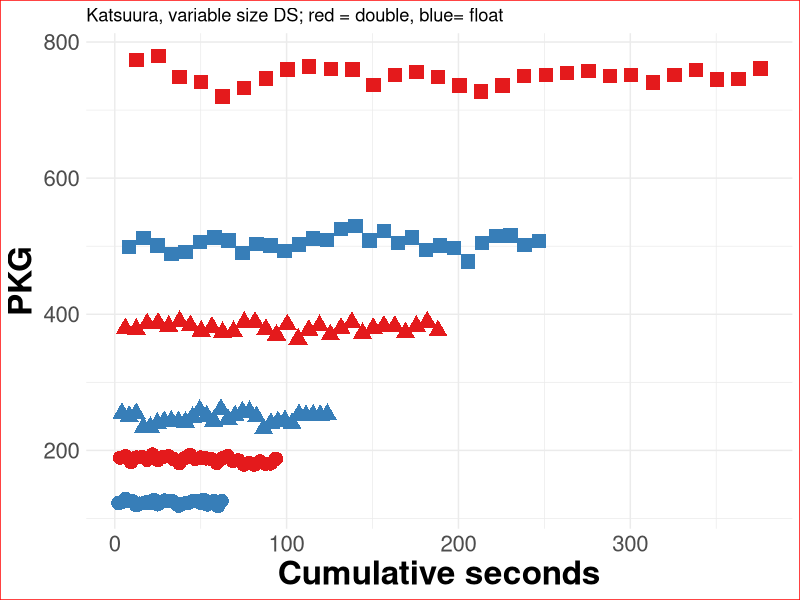
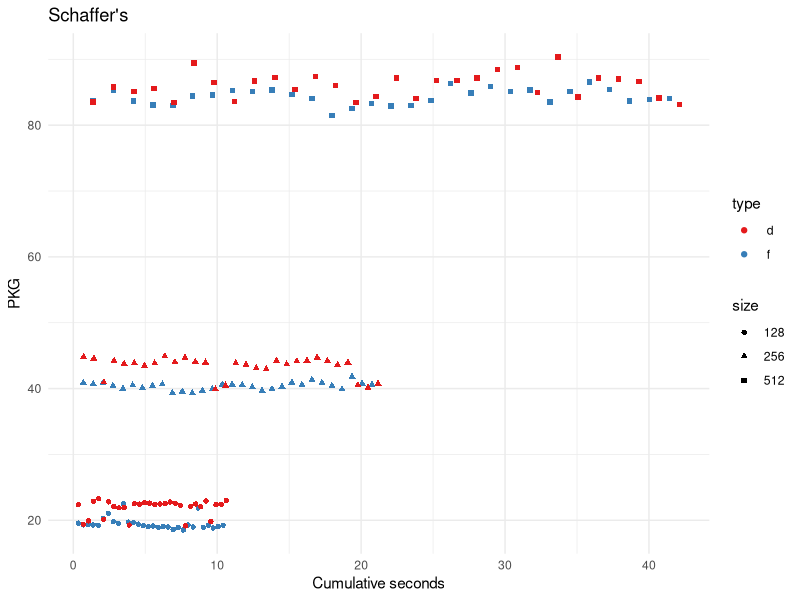
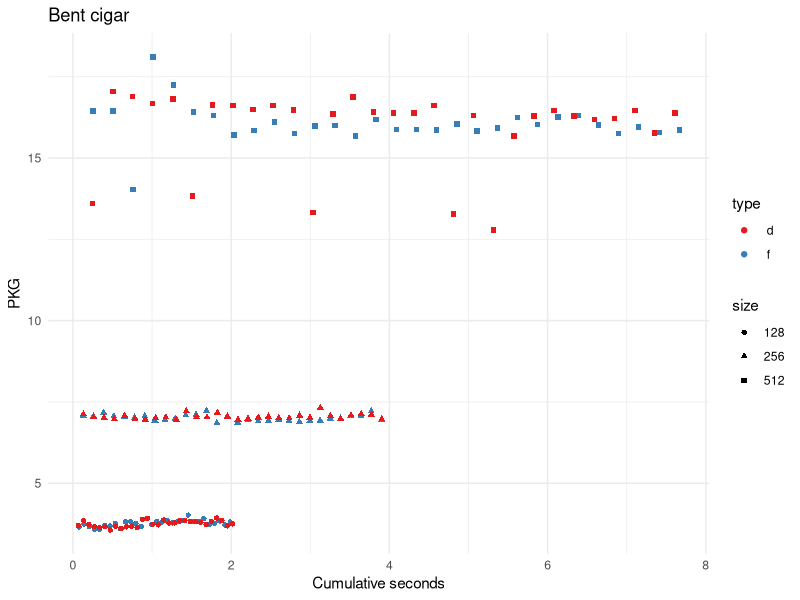
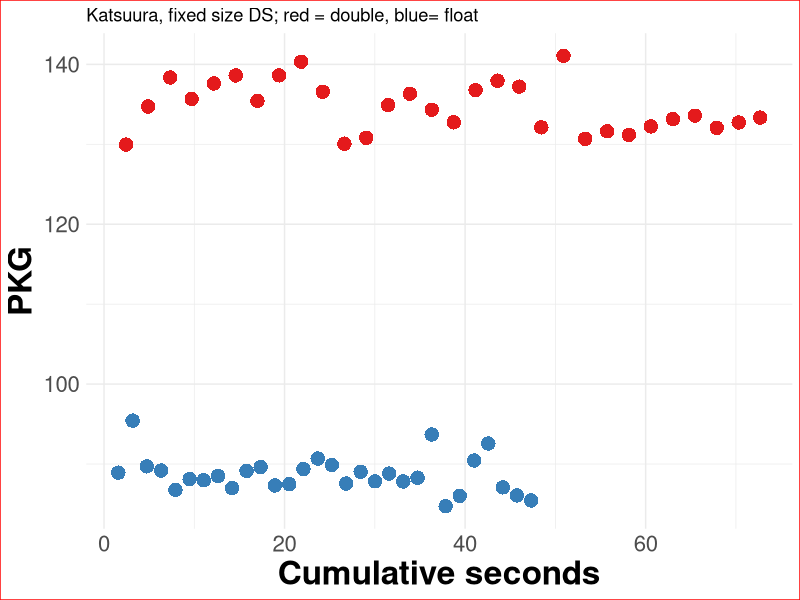
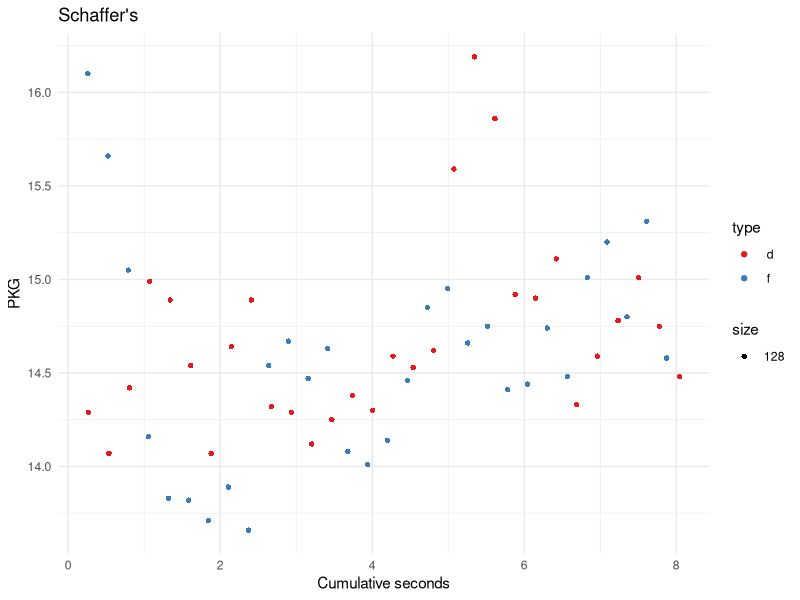
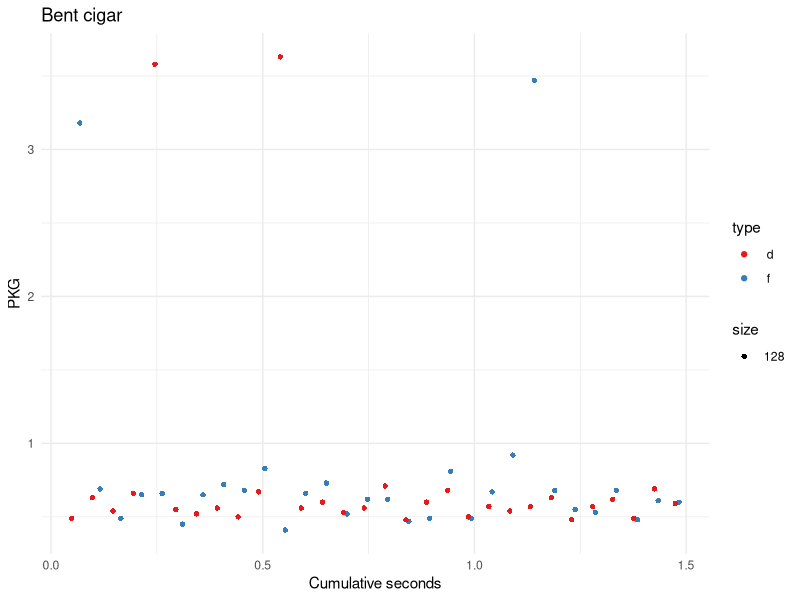
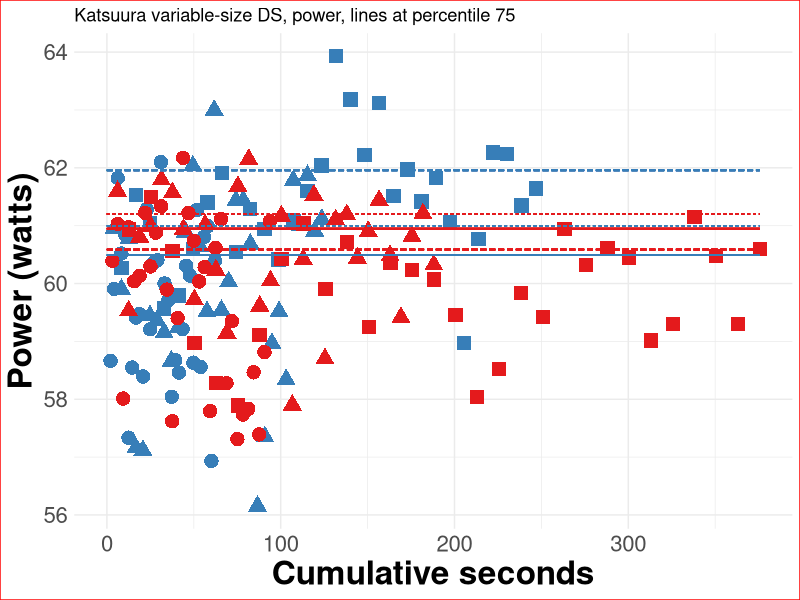
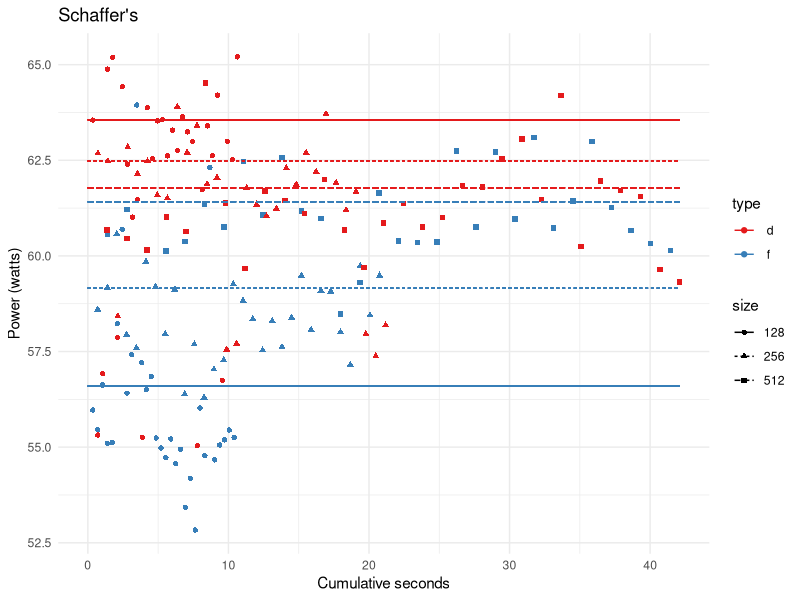

These charts were generated, in order, by the following R code:
bbob.fixed <- read.csv("data/evostar25-bbob-fixed-12-Nov-08-20-03.csv")

bbob.fixed$watts <- bbob.fixed$PKG / bbob.fixed$seconds

library(dplyr)
bbob.fixed <- bbob.fixed %>%
  group_by(type, size, work) %>%
  mutate(order = row_number()) %>%
  ungroup()

# Per type, size, work make a cumulative sum of the seconds passed and put it in a third column
bbob.fixed <- bbob.fixed %>%
  group_by(type, size, work) %>%
  mutate(cumulative_seconds = cumsum(seconds)) %>%
  ungroup()

bbob.variable <- read.csv("data/variable-evostar25-bbob-10-Nov-19-10-32.csv")
bbob.variable$watts <- bbob.variable$PKG / bbob.variable$seconds
bbob.variable$size <- as.factor(bbob.variable$size)
bbob.variable <- bbob.variable %>%
  group_by(type, size, work) %>%
  mutate(order = row_number()) %>%
  ungroup()

bbob.variable <- bbob.variable %>%
  group_by(type, size, work) %>%
  mutate(cumulative_seconds = cumsum(seconds)) %>%
  ungroup()

bbob.variable <- bbob.variable %>%
  group_by(type, size, work) %>%
  mutate(watts_75 = quantile(watts, 0.75)) %>%
  ungroup()

bbob.variable <- bbob.variable %>%
  group_by(type, size, work) %>%
  mutate(PKG_75 = quantile(PKG, 0.75)) %>%
  ungroup()

bbob.variable$size <- as.factor(bbob.variable$size)
library(ggplot2)

ggplot(bbob.variable[ bbob.variable$work == "katsuura",], aes(x=cumulative_seconds, y=PKG,shape=size)) +
  geom_point( aes(color=type, size=2)) + scale_color_brewer(palette="Set1") +
  labs(title="Katsuura, variable size DS; red = double, blue= float", y="PKG", x="Cumulative seconds") +theme_minimal()+
  theme(plot.background = element_rect(fill = "white", colour = "red"),
        legend.position="none",
        axis.text=element_text(size=16),
        axis.title=element_text(size=24, face="bold"))

ggsave("img/bbob-katsuura-variable.png", width=16, height=8, dpi=300)

ggplot(bbob.variable[ bbob.variable$work == "schaffers",], aes(x=cumulative_seconds, y=PKG,shape=size, group=type,color=type)) +
  geom_point( aes(color=type)) + scale_color_brewer(palette="Set1") +
  labs(title="Schaffer's", y="PKG", x="Cumulative seconds")+theme(legend.position="none")+theme_minimal()
ggsave("img/bbob-schaffers-variable.png", width=16, height=8, dpi=300)

ggplot(bbob.variable[ bbob.variable$work == "bent_cigar",], aes(x=cumulative_seconds, y=PKG,shape=size, group=type,color=type)) +
  geom_point( aes(color=type)) + scale_color_brewer(palette="Set1") +
  labs(title="Bent cigar", y="PKG", x="Cumulative seconds")+theme(legend.position="none")+theme_minimal()
ggsave("img/bbob-bent-cigar-variable.png", width=16, height=8, dpi=300)

bbob.fixed$size <- as.factor(bbob.fixed$size)

ggplot(bbob.fixed[ bbob.fixed$work == "katsuura",], aes(x=cumulative_seconds, y=PKG,shape=size)) +
  geom_point( aes(color=type, size=2)) + scale_color_brewer(palette="Set1") +
  labs(title="Katsuura, fixed size DS; red = double, blue= float", y="PKG", x="Cumulative seconds")+theme_minimal()+
  theme(plot.background = element_rect(fill = "white", colour = "red"),
        legend.position="none",
        axis.text=element_text(size=16),
        axis.title=element_text(size=24, face="bold"))

ggsave("img/bbob-katsuura-fixed.png", width=16, height=8, dpi=300)

ggplot(bbob.fixed[ bbob.fixed$work == "schaffers",], aes(x=cumulative_seconds, y=PKG,shape=size, group=type,color=type)) +
  geom_point( aes(color=type)) + scale_color_brewer(palette="Set1") +
  labs(title="Schaffer's", y="PKG", x="Cumulative seconds")+theme(legend.position="none")+theme_minimal()
ggsave("img/bbob-schaffers-fixed.png", width=16, height=8, dpi=300)

ggplot(bbob.fixed[ bbob.fixed$work == "bent_cigar",], aes(x=cumulative_seconds, y=PKG,shape=size, group=type,color=type)) +
  geom_point( aes(color=type)) + scale_color_brewer(palette="Set1") +
  labs(title="Bent cigar", y="PKG", x="Cumulative seconds")+theme(legend.position="none")+theme_minimal()
ggsave("img/bbob-bent-cigar-fixed.png", width=16, height=8, dpi=300)

bbob.variable <- bbob.variable %>%
  group_by(type, size, work) %>%
  mutate(watts_75 = quantile(watts, 0.75)) %>%
  ungroup()

bbob.variable <- bbob.variable %>%
  group_by(type, size, work) %>%
  mutate(PKG_75 = quantile(PKG, 0.75)) %>%
  ungroup()

ggplot(bbob.variable[ bbob.variable$work == "katsuura",], aes(x=cumulative_seconds, y=watts,shape=size)) +
  geom_point( aes(color=type,size=2)) + scale_color_brewer(palette="Set1") +
  labs(title="Katsuura variable-size DS, power, lines at percentile 75", y="Power (watts)", x="Cumulative seconds") + geom_segment(data=bbob.variable[bbob.variable$work == "katsuura",],aes(x=0, xend=max(cumulative_seconds), y=watts_75, color=type,linetype=size))+theme_minimal()+
  theme(plot.background = element_rect(fill = "white", colour = "red"),
        legend.position="none",
        axis.text=element_text(size=16),
        axis.title=element_text(size=24, face="bold"))

ggsave("img/bbob-katsuura-variable-watts.png", width=16, height=8, dpi=300)

ggplot(bbob.variable[ bbob.variable$work == "schaffers",], aes(x=cumulative_seconds, y=watts,shape=size, group=type,color=type)) +
  geom_point( aes(color=type)) + scale_color_brewer(palette="Set1") +
  labs(title="Schaffer's", y="Power (watts)", x="Cumulative seconds")+theme(legend.position="none")+ geom_segment(data=bbob.variable[bbob.variable$work == "schaffers",],aes(x=0, xend=max(cumulative_seconds), y=watts_75, color=type,linetype=size))+ theme_minimal()
ggsave("img/bbob-schaffers-variable-watts.png", width=16, height=8, dpi=300)

ggplot(bbob.variable[ bbob.variable$work == "bent_cigar",], aes(x=cumulative_seconds, y=watts,shape=size, group=type,color=type)) +
  geom_point( aes(color=type)) + scale_color_brewer(palette="Set1") +
  labs(title="Bent cigar", y="Power (watts)", x="Cumulative seconds")+theme(legend.position="none")+ geom_segment(data=bbob.variable[bbob.variable$work == "bent_cigar",],aes(x=0, xend=max(cumulative_seconds), y=watts_75, color=type,linetype=size))+ theme_minimal()
ggsave("img/bbob-bent-cigar-variable-watts.png", width=16, height=8, dpi=300)

bbob.fixed <- bbob.fixed %>%
  group_by(type, size, work) %>%
  mutate(watts_75 = quantile(watts, 0.75)) %>%
  ungroup()

bbob.fixed <- bbob.fixed %>%
  group_by(type, size, work) %>%
  mutate(PKG_75 = quantile(PKG, 0.75)) %>%
  ungroup()

ggplot(bbob.fixed[ bbob.fixed$work == "katsuura",], aes(x=cumulative_seconds, y=watts,shape=size)) +
  geom_point( aes(color=type, size=2)) + scale_color_brewer(palette="Set1") +
  labs(title="Katsuura, fixed size DS", y="Power (watts)", x="Cumulative seconds")+theme(legend.position="none")+ geom_segment(data=bbob.fixed[bbob.fixed$work == "katsuura",],aes(x=0, xend=max(cumulative_seconds), y=watts_75, color=type,linetype=size))+ theme_minimal()+
  theme(plot.background = element_rect(fill = "white", colour = "red"),
        legend.position="none",
        axis.text=element_text(size=16),
        axis.title=element_text(size=24, face="bold"))
ggsave("img/bbob-katsuura-fixed-watts.png", width=16, height=8, dpi=300)

ggplot(bbob.fixed[ bbob.fixed$work == "schaffers",], aes(x=cumulative_seconds, y=watts,shape=size, group=type,color=type)) +
  geom_point( aes(color=type)) + scale_color_brewer(palette="Set1") +
  labs(title="Schaffer's", y="Power (watts)", x="Cumulative seconds")+theme(legend.position="none")+ geom_segment(data=bbob.fixed[bbob.fixed$work == "schaffers",],aes(x=0, xend=max(cumulative_seconds), y=watts_75, color=type,linetype=size))+theme_minimal()
ggsave("img/bbob-schaffers-fixed-watts.png", width=16, height=8, dpi=300)

ggplot(bbob.fixed[ bbob.fixed$work == "bent_cigar",], aes(x=cumulative_seconds, y=watts,shape=size, group=type,color=type)) +
  geom_point( aes(color=type)) + scale_color_brewer(palette="Set1") +
  labs(title="Bent cigar", y="Power (watts)", x="Cumulative seconds")+theme(legend.position="none")+ geom_segment(data=bbob.fixed[bbob.fixed$work == "bent_cigar",],aes(x=0, xend=max(cumulative_seconds), y=watts_75, color=type,linetype=size))+theme_minimal()
ggsave("img/bbob-bent-cigar-fixed-watts.png", width=16, height=8, dpi=300)

ggplot(bbob.variable[bbob.variable$work =="different_powers" | bbob.variable$work =="bent_cigar" | bbob.variable$work == "rosenbrock" | bbob.variable$work=="rastrigin",], aes(x=seconds,y=watts, shape=type,color=size)) +
  geom_point( aes(color=work,size=2)) + scale_color_brewer(palette="Set1") +
  labs( y="Watts", x="Seconds") +
  theme(axis.text.x = element_text(angle = 45, hjust = 1))+scale_x_log10()+theme_minimal()+
  theme(plot.background = element_rect(fill = "white", colour = "red"),
        legend.position="none",
        axis.text=element_text(size=16),
        axis.title=element_text(size=24, face="bold"))
ggsave("img/bbob-variable-watts.png", width=8, height=4, dpi=300)
